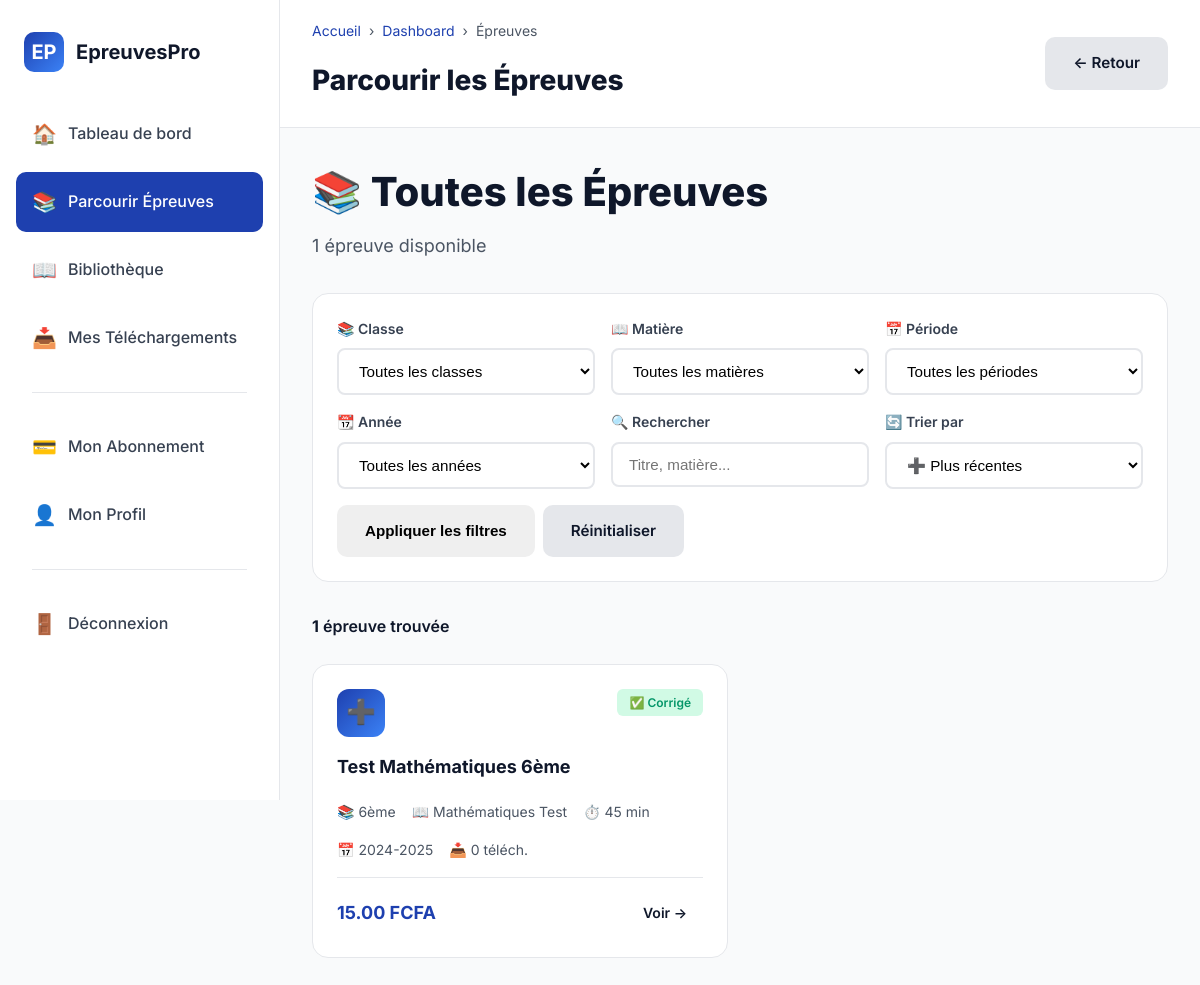
Page /dashboard/parcourir-epreuves/ (signed in) on the earlier database version.
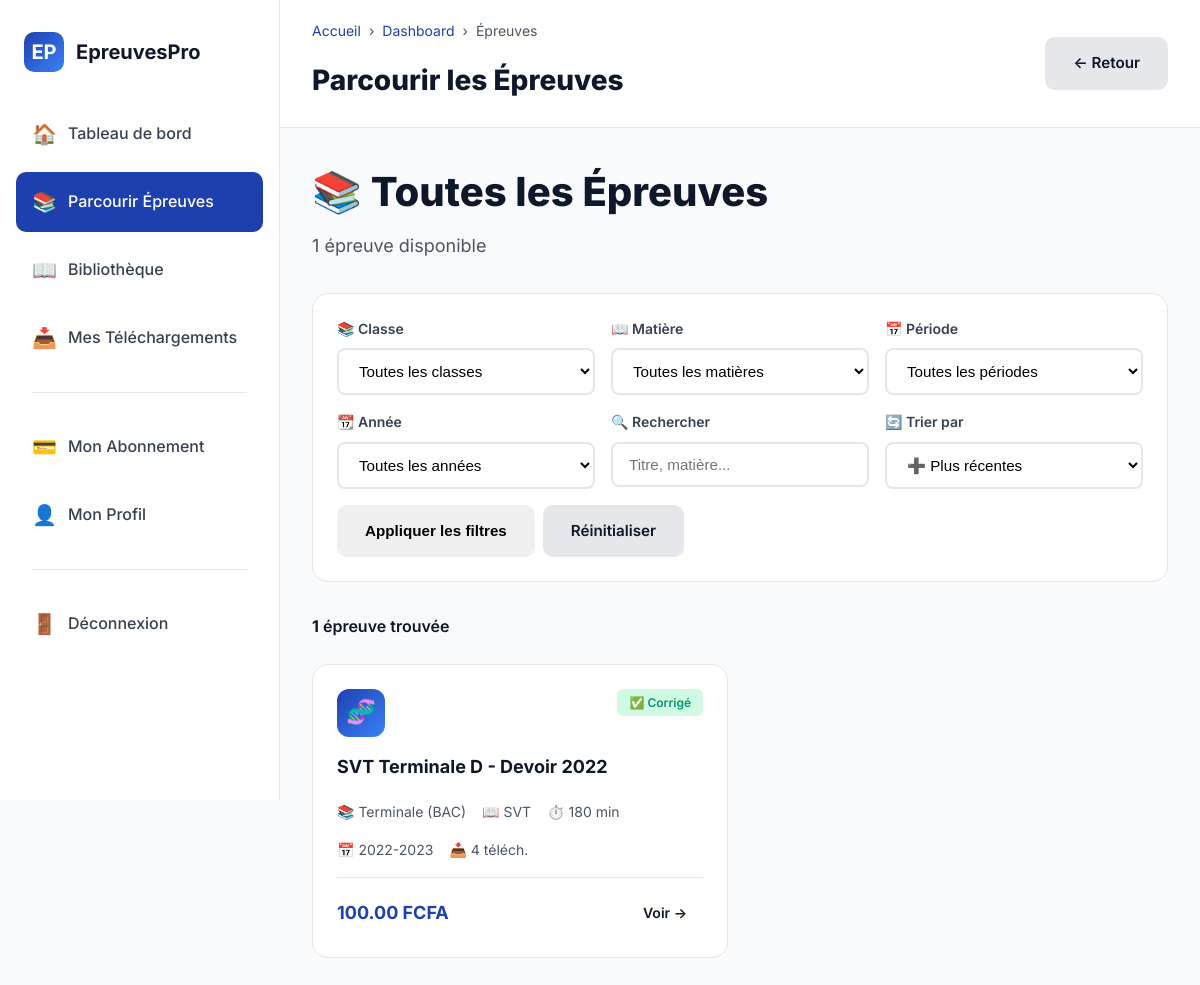
Same page on the later database version.
### epreuves/models.py (models this page shows, shortened)
class Epreuve(models.Model):
    titre = models.CharField(max_length=200)
    slug = models.SlugField(unique=True)
    classe = models.ForeignKey(Classe, on_delete=models.CASCADE, related_name='epreuves')
    matiere = models.ForeignKey(Matiere, on_delete=models.CASCADE, related_name='epreuves')
    categorie = models.ForeignKey(CategorieEpreuve, on_delete=models.SET_NULL, null=True)
    annee_scolaire = models.CharField(max_length=9, help_text="Ex: 2024-2025")
    fichier = models.FileField(
        upload_to='epreuves/%Y/%m/',
        validators=[FileExtensionValidator(allowed_extensions=['pdf'])]
    )
    duree = models.IntegerField(help_text="Durée en minutes", null=True, blank=True)
    coefficient = models.DecimalField(max_digits=3, decimal_places=1, null=True, blank=True)
    nombre_pages = models.IntegerField(default=1)
    prix_unitaire = models.DecimalField(
        max_digits=10,
        decimal_places=2,
        default=25,
        help_text="Prix de l'épreuve seule (par défaut 25 FCFA)"
    )
    est_gratuit = models.BooleanField(default=False, help_text="Accessible sans payer ni s'abonner")
    disponible_achat_unitaire = models.BooleanField(default=True, help_text="Peut être acheté à l'unité")
    disponible_abonnement = models.BooleanField(default=True, help_text="Accessible via abonnement")
    nombre_telechargements = models.IntegerField(default=0)
    nombre_achats = models.IntegerField(default=0)
    date_ajout = models.DateTimeField(auto_now_add=True)
    date_modification = models.DateTimeField(auto_now=True)
    class Meta:
        ordering = ['-date_ajout']
        verbose_name = 'Épreuve'
        verbose_name_plural = 'Épreuves'
    def a_corrige(self):
        return hasattr(self, 'corrige')

class Matiere(models.Model):
    nom = models.CharField(max_length=100)
    slug = models.SlugField(unique=True)
    classes = models.ManyToManyField(Classe, related_name='matieres')
    icone = models.CharField(max_length=10, default='📖')
    couleur = models.CharField(max_length=7, default='#4F46E5')
    class Meta:
        ordering = ['nom']

class Classe(models.Model):
    NIVEAUX = [
        ('6eme', '6ème'),
        ('5eme', '5ème'),
        ('4eme', '4ème'),
        ('3eme', '3ème (BEPC)'),
        ('2nde', 'Seconde'),
        ('1ere', 'Première'),
        ('terminale', 'Terminale (BAC)'),
    ]
    nom = models.CharField(max_length=50, choices=NIVEAUX, unique=True)
    niveau_ordre = models.IntegerField(default=0)
    cycle = models.CharField(max_length=20, choices=[
        ('college', 'Collège'),
        ('lycee', 'Lycée')
    ])
    description = models.TextField(blank=True)
    icone = models.CharField(max_length=10, default='📚')
    class Meta:
        ordering = ['niveau_ordre']
        verbose_name = 'Classe'
        verbose_name_plural = 'Classes'

### dashboard/views.py (the view)
# urls.py: path('parcourir-epreuves/', views.parcourir_epreuves, name='parcourir_epreuves'),
@login_required
def parcourir_epreuves(request):
    epreuves = Epreuve.objects.all().select_related('classe', 'matiere', 'categorie')
    classe_slug = request.GET.get('classe')
    matiere_slug = request.GET.get('matiere')
    categorie_nom = request.GET.get('categorie')
    annee = request.GET.get('annee')
    search = request.GET.get('search')
    if classe_slug:
        epreuves = epreuves.filter(classe__nom=classe_slug)
    if matiere_slug:
        epreuves = epreuves.filter(matiere__slug=matiere_slug)
    if categorie_nom:
        epreuves = epreuves.filter(categorie__nom=categorie_nom)
    if annee:
        epreuves = epreuves.filter(annee_scolaire__contains=annee)
    if search:
        epreuves = epreuves.filter(
            Q(titre__icontains=search) |
            Q(matiere__nom__icontains=search) |
            Q(classe__nom__icontains=search)
        )
    ordre = request.GET.get('ordre', '-date_ajout')
    epreuves = epreuves.order_by(ordre)
    total_epreuves = epreuves.count()
    paginator = Paginator(epreuves, 20)
    page = request.GET.get('page', 1)
    epreuves_page = paginator.get_page(page)
    classes = Classe.objects.all()
    matieres = Matiere.objects.all()
    categories = CategorieEpreuve.TYPES
    annees = Epreuve.objects.values_list('annee_scolaire', flat=True).distinct().order_by('-annee_scolaire')
    context = {
        'epreuves': epreuves_page,
        'classes': classes,
        'matieres': matieres,
        'categories': categories,
        'annees': annees,
        'total_epreuves': total_epreuves,
        'classe_selectionnee': classe_slug,
        'matiere_selectionnee': matiere_slug,
        'categorie_selectionnee': categorie_nom,
        'annee_selectionnee': annee,
        'search': search,
        'ordre': ordre,
    }
    return render(request, 'dashboard/parcourir_epreuves.html', context)

### dashboard/templates/dashboard/parcourir_epreuves.html (shortened to what the changed rows need)
{% load static %}
<!DOCTYPE html>
<html lang="fr">
<head>
    <link rel="stylesheet" href="{% static 'css/dashboard.css' %}">
</head>
<body>
    <div class="main-content">
        <header class="header">
            <div class="header-left">
                <div>
                    <h1>Parcourir les Épreuves</h1>
                </div>
            </div>
        </header>
        <div class="content">
            <div class="page-header">
                <h1>📚 Toutes les Épreuves</h1>
            </div>
            <div class="epreuves-grid">
                {% for epreuve in epreuves %}
                <a href="{% url 'epreuves:detail' epreuve.slug %}" class="epreuve-card">
                    <div class="epreuve-header">
                        <div class="epreuve-icon">{{ epreuve.matiere.icone|default:"📚" }}</div>
                        <div class="epreuve-badges">
                            {% if epreuve.a_corrige %}
                            <span class="badge badge-corrige">✅ Corrigé</span>
                            {% endif %}
                        </div>
                    </div>
                    <h3 class="epreuve-title">{{ epreuve.titre }}</h3>
                    <div class="epreuve-meta">
                        <span class="meta-item">📚 {{ epreuve.classe.get_nom_display }}</span>
                        <span class="meta-item">📖 {{ epreuve.matiere.nom }}</span>
                        {% if epreuve.duree %}
                        <span class="meta-item">⏱️ {{ epreuve.duree }} min</span>
                        {% endif %}
                    </div>
                    <div class="epreuve-meta">
                        <span class="meta-item">📅 {{ epreuve.annee_scolaire }}</span>
                        <span class="meta-item">📥 {{ epreuve.nombre_telechargements }} téléch.</span>
                    </div>
                    <div class="epreuve-footer">
                        <div class="epreuve-price {% if epreuve.est_gratuit %}price-free{% endif %}">
                            {% if epreuve.est_gratuit %}
                            Gratuit
                            {% else %}
                            {{ epreuve.prix_unitaire }} FCFA
                            {% endif %}
                        </div>
                        <span class="btn btn-primary btn-sm">Voir →</span>
                    </div>
                </a>
                {% endfor %}
            </div>
        </div>
    </div>
</body>
</html>

Differences in the rows shown:
removed Epreuve: matiere.icone "➕", shows "✅ Corrigé", titre "Test Mathématiques 6ème", classe.nom "6ème", matiere.nom "Mathématiques Test", duree "45", annee_scolaire "2024-2025", nombre_telechargements "0", prix_unitaire "15.00"
added Epreuve: matiere.icone "🧬", shows "✅ Corrigé", titre "SVT Terminale D - Devoir 2022", classe.nom "Terminale (BAC)", matiere.nom "SVT", duree "180", annee_scolaire "2022-2023", nombre_telechargements "4", prix_unitaire "100.00"
